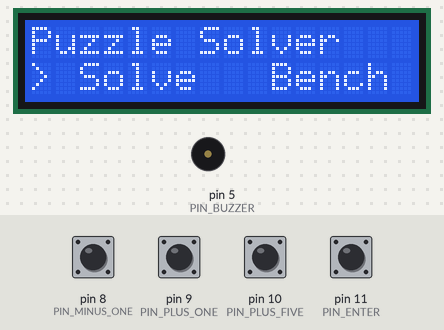
Bench run of a sketch on a simulated Arduino Uno, built with avr-gcc and run on an emulated ATmega328P. Shown: 16×2 character LCD, buzzer (waves = sounding). Inputs (shaded band) come from the test bench; at power-on: pin 8 (PIN_MINUS_ONE), pin 9 (PIN_PLUS_ONE), pin 10 (PIN_PLUS_FIVE), pin 11 (PIN_ENTER) HIGH.

Above: at 1.2 s.
1.3 s: pin 8 (PIN_MINUS_ONE) pulled LOW for 0.15 s
At 1.64 s:
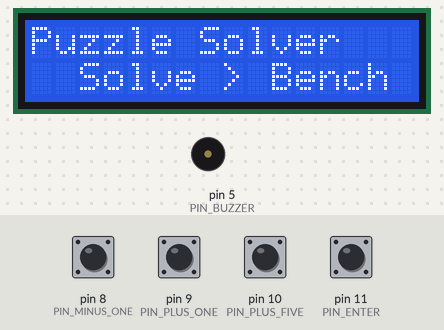
2.0 s: pin 11 (PIN_ENTER) pulled LOW for 0.15 s
At 2.6 s:
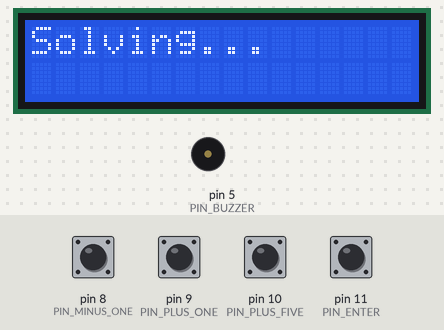
2.7 s: pin 8 (PIN_MINUS_ONE) pulled LOW for 1 s
At 3.9 s:
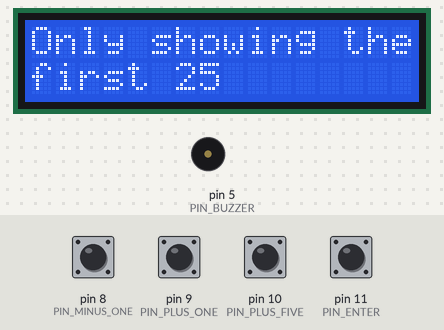
4.3 s: pin 11 (PIN_ENTER) pulled LOW for 1 s
At 5.9 s:
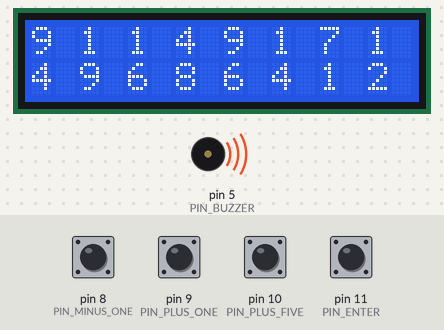
Timing chart, 0 to 6.9 s (numbered marks = the images above; inputs shaded):
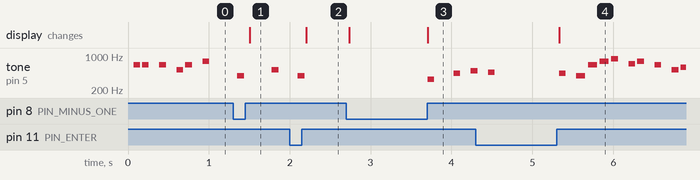

Measured:
- after the input at 1.3 s, the display: changes after 0.21 s (image 1)
- after the input at 2.0 s, the display: changes after 0.21 s (image 2)
- after the input at 2.7 s, the display: first differs from a run without the input after 1.0 s (image 3)
- after the input at 4.3 s, the display: changes after 1.0 s (image 4)
- by itself, tone on pin 5 (PIN_BUZZER): plays 466 Hz for 0.08 s, 440 Hz for 0.08 s, 392 Hz for 0.11 s, 659 Hz for 0.11 s, 784 Hz for 0.11 s, 880 Hz for 0.08 s … (11 notes in this stretch)

The sketch:

arduchallenger.ino
```cpp
/*
	 The circuit:
 * LCD RS pin to digital pin 2
 * LCD Enable pin to digital pin 3
 * LCD D4 pin to digital pin 4
 * LCD D5 pin to digital pin 12
 * LCD D6 pin to digital pin 6
 * LCD D7 pin to digital pin 7
 * LCD R/W pin to ground
 * LCD VSS pin to ground
 * LCD VCC pin to 5V
 *
 * 10K pot:
 * ends to +5V and ground
 * wiper to LCD VO pin (pin 3)
 *
 * button minus one pin 8
 * button plus one pin 9
 * button plus five pin 10
 * button enter pin 11
 *
 * buzzer pin 5
 */

#include <LiquidCrystal.h>
#include "solver.h"
#include "mario.h"

//#define OPT_SERIAL

const int rs = 2, en = 3, d4 = 4, d5 = 12, d6 = 6, d7 = 7;
LiquidCrystal lcd(rs, en, d4, d5, d6, d7);

const int MAX_SOL = 25;
Challenger solutions[MAX_SOL];

const byte PIN_MINUS_ONE = 8;
const byte PIN_PLUS_ONE = 9;
const byte PIN_PLUS_FIVE = 10;
const byte PIN_ENTER = 11;
const byte PIN_BUZZER = 5;

enum class Input_pin {
	MINUS_ONE,
	PLUS_ONE,
	PLUS_FIVE,
	ENTER
};

Challenger bench_puzzle;

void setup() {
	// set up the LCD's number of columns and rows:
	lcd.begin(16, 2);

#if defined(OPT_SERIAL)
	Serial.begin(115200);
#endif

	// setup buttons
	pinMode(PIN_MINUS_ONE, INPUT_PULLUP);
	pinMode(PIN_PLUS_ONE, INPUT_PULLUP);
	pinMode(PIN_PLUS_FIVE, INPUT_PULLUP);
	pinMode(PIN_ENTER, INPUT_PULLUP);
	pinMode(PIN_BUZZER, OUTPUT);

	// setup the benchmark puzzle
	bench_puzzle.square[0*4 + 0] = 9;
	bench_puzzle.square[1*4 + 1] = 9;
	bench_puzzle.square[2*4 + 2] = 7;
	bench_puzzle.square[3*4 + 3] = 2;

	bench_puzzle.side[0] = 15;
	bench_puzzle.side[1] = 27;
	bench_puzzle.side[2] = 18;
	bench_puzzle.side[3] = 13;

	bench_puzzle.bottom[0] = 28;
	bench_puzzle.bottom[1] = 15;
	bench_puzzle.bottom[2] = 15;
	bench_puzzle.bottom[3] = 15;

	bench_puzzle.top_corner = 17;
	bench_puzzle.bottom_corner = 27;
}

void play_mario() {

}

#if defined(OPT_SERIAL)
void print_challenger(const Challenger& c) {
	for (byte row = 0; row < 4; ++row) {
		for (byte col = 0; col < 4; ++col) {
			Serial.print(c.square[row*4 + col]);
			Serial.print(' ');
		}
		Serial.println();
	}
	Serial.println();
}
#endif

Input_pin get_next_input() {
	Input_pin ret_val;
	while (1) {

		update_mario(PIN_BUZZER);

		if (digitalRead(PIN_MINUS_ONE) == LOW) {
			ret_val = Input_pin::MINUS_ONE;
			break;
		}
		if (digitalRead(PIN_PLUS_ONE) == LOW) {
			ret_val = Input_pin::PLUS_ONE;
			break;
		}
		if (digitalRead(PIN_PLUS_FIVE) == LOW) {
			ret_val = Input_pin::PLUS_FIVE;
			break;
		}
		if (digitalRead(PIN_ENTER) == LOW) {
			ret_val = Input_pin::ENTER;
			break;
		}
	}
	// wait for debounce
	for (int i = 0; i < 200; ++i) {
		delay(1);
		update_mario(PIN_BUZZER);
	}
	while (digitalRead(PIN_MINUS_ONE) == LOW ||
	       digitalRead(PIN_PLUS_ONE) == LOW ||
	       digitalRead(PIN_PLUS_FIVE) == LOW ||
	       digitalRead(PIN_ENTER) == LOW) {}

	return ret_val;
}

void wait_for_enter(bool& skip) {
	while (true) {
		auto input = get_next_input();
		switch(input) {
			case Input_pin::ENTER:
				skip = false;
				return;
			case Input_pin::MINUS_ONE:
				skip = true;
				return;
			default:
				break;
		}
	}
}

void enter_values(
		byte* values,
		const String prompt,
		const byte max_value,
		bool single_value = false) {
	lcd.clear();
	lcd.setCursor(0,0);

	lcd.print(prompt);

	for (int col = 0; col < 4; ++col) {
		bool finished = false;
		while(!finished) {
			lcd.setCursor(col*3,1);
			lcd.print(values[col]);
			auto input = get_next_input();
			switch(input) {
				case Input_pin::MINUS_ONE:
					if (values[col] == 0) {
						values[col] = max_value+1;
					}
					--values[col];
					break;
				case Input_pin::PLUS_ONE:
					++values[col];
					if (values[col] > max_value) {
						values[col] = 0;
					}
					break;
				case Input_pin::PLUS_FIVE:
					values[col] += 5;
					if (values[col] > max_value) {
						values[col] = 0;
					}
					break;
				case Input_pin::ENTER:
					finished = true;
					break;
			}
		}
		if (single_value) {
			break;
		}
	}
}

void enter_puzzle(Challenger& c) {
	for (byte row = 0; row < 4; ++row) {
		enter_values(&c.square[row*4], String(F("Enter row ")) + (row+1) + ":", 9);
	}
	enter_values(&c.side[0], String(F("Enter side:")), 36);
	enter_values(&c.bottom[0], String(F("Enter bottom:")), 36);

	enter_values(&c.top_corner, String(F("Enter top corner")), 36, true);
	enter_values(&c.bottom_corner, String(F("Enter bot corner")), 36, true);

}

void solve_and_display_puzzle(Challenger& c) {
	lcd.clear();
	lcd.setCursor(0,0);
	lcd.print(F("Solving..."));

	int num_solutions = 0;
	const unsigned long begin = millis();
	while (c.solve()) {
#if defined(OPT_SERIAL)
		print_challenger(c);
#endif
		if (num_solutions < MAX_SOL) {
			solutions[num_solutions] = c;
		}
		++num_solutions;
	}
	const unsigned long end = millis();
	const unsigned long delta_t = end - begin;

	lcd.clear();
	lcd.setCursor(0, 0);
	lcd.print(String(F("Found ")) + num_solutions + F(" sol"));
	lcd.setCursor(0,1);
	lcd.print(String("In: ") + delta_t + " ms");
	bool unused;
	wait_for_enter(unused);

	if (num_solutions >= MAX_SOL) {
		lcd.clear();
		lcd.setCursor(0,0);
		lcd.print(F("Only showing the"));
		lcd.setCursor(0,1);
		lcd.print(String(F("first ")) + MAX_SOL);
		wait_for_enter(unused);
	}

	const int num_sol_to_display = (num_solutions < MAX_SOL) ? num_solutions : MAX_SOL;

	for (int sol = 0; sol < num_sol_to_display; ++sol) {
		lcd.clear();
		lcd.setCursor(0,0);
		for (int i = 0; i < 4; ++i) {
			lcd.print(solutions[sol].square[0*4 + i]);
			lcd.print(" ");
		}
		for (int i = 0; i < 4; ++i) {
			lcd.print(solutions[sol].square[2*4 + i]);
			lcd.print(" ");
		}
		lcd.setCursor(0,1);
		for (int i = 0; i < 4; ++i) {
			lcd.print(solutions[sol].square[1*4 + i]);
			lcd.print(" ");
		}
		for (int i = 0; i < 4; ++i) {
			lcd.print(solutions[sol].square[3*4 + i]);
			lcd.print(" ");
		}

		bool skip;
		wait_for_enter(skip);
		if (skip) {
			break;
		}
	}
}

enum class Solve_Choice {
	SOLVE,
	BENCH
};

void loop() {

	Solve_Choice solve_choice = Solve_Choice::SOLVE;
	bool done = false;
	while (!done) {
		lcd.clear();
		lcd.setCursor(0,0);
		lcd.print(F("Puzzle Solver"));
		lcd.setCursor(0,1);
		if (solve_choice == Solve_Choice::SOLVE) {
			lcd.print(F(">"));
		} else {
			lcd.print(F(" "));
		}
		lcd.print(F(" Solve "));
		if (solve_choice == Solve_Choice::BENCH) {
			lcd.print(F(">"));
		} else {
			lcd.print(F(" "));
		}
		lcd.print(F(" Bench "));

		auto input = get_next_input();
		switch (input) {
			case Input_pin::MINUS_ONE:
			case Input_pin::PLUS_ONE:
			case Input_pin::PLUS_FIVE:
				if (solve_choice == Solve_Choice::SOLVE) {
					solve_choice = Solve_Choice::BENCH;
				} else {
					solve_choice = Solve_Choice::SOLVE;
				}
				break;
			case Input_pin::ENTER:
				done = true;
				break;
		}
	}

	Challenger c;

	if (solve_choice == Solve_Choice::SOLVE) {
		enter_puzzle(c);
	} else {
		c = bench_puzzle;
	}
	solve_and_display_puzzle(c);
}
```

mario.h
```cpp
#ifndef MARIO_H
#define MARIO_H

#include "pitches.h"

// notes in the melody:
const int melody[] PROGMEM = {

// 1
	NOTE_E5, NOTE_E5, 0, NOTE_E5, 0, NOTE_C5, NOTE_E5, 0,
	NOTE_G5, 0, 0,  0, NOTE_G4, 0, 0, 0,
	NOTE_C5, 0, 0, NOTE_G4, 0, 0, NOTE_E4, 0,
	0, NOTE_A4, 0, NOTE_B4,	0, NOTE_AS4, NOTE_A4, 0,

// 5
	NOTE_G4, NOTE_E5, NOTE_G5, NOTE_A5, 0, NOTE_F5, NOTE_G5,
	0, NOTE_E5, 0,NOTE_C5, NOTE_D5, NOTE_B4, 0, 0,
	NOTE_C5, 0, 0, NOTE_G4,	0, 0, NOTE_E4, 0,
	0, NOTE_A4, 0, NOTE_B4,	0, NOTE_AS4, NOTE_A4, 0,

// 9
	NOTE_G4, NOTE_E5, NOTE_G5, NOTE_A5, 0, NOTE_F5, NOTE_G5,
	0, NOTE_E5, 0,NOTE_C5, NOTE_D5, NOTE_B4, 0, 0,
	0, 0, NOTE_G5, NOTE_FS5, NOTE_F5, NOTE_DS5, 0, NOTE_E5,
	0, NOTE_GS4, NOTE_A4, NOTE_C5, 0, NOTE_A4, NOTE_C5, NOTE_D5,

// 13
	0, 0, NOTE_G5, NOTE_FS5, NOTE_F5, NOTE_DS5, 0, NOTE_E5,
	0, NOTE_C6, 0 , NOTE_C6, NOTE_C6, 0, 0, 0,
	0, 0, NOTE_G5, NOTE_FS5, NOTE_F5, NOTE_DS5, 0, NOTE_E5,
	0, NOTE_GS4, NOTE_A4, NOTE_C5, 0, NOTE_A4, NOTE_C5, NOTE_D5,
	0, 0, NOTE_DS5, 0, 0, NOTE_D5, 0, 0,

// 18
	NOTE_C5, 0, 0, 0, 0, 0, 0, 0,
	0, 0, NOTE_G5, NOTE_FS5, NOTE_F5, NOTE_DS5, 0, NOTE_E5,
	0, NOTE_GS4, NOTE_A4, NOTE_C5, 0, NOTE_A4, NOTE_C5, NOTE_D5,
	0, 0, NOTE_G5, NOTE_FS5, NOTE_F5, NOTE_DS5, 0, NOTE_E5,
	0, NOTE_C6, 0 , NOTE_C6, NOTE_C6, 0, 0, 0,

// 23
	0, 0, NOTE_G5, NOTE_FS5, NOTE_F5, NOTE_DS5, 0, NOTE_E5,
	0, NOTE_GS4, NOTE_A4, NOTE_C5, 0, NOTE_A4, NOTE_C5, NOTE_D5,
	0, 0, NOTE_DS5, 0, 0, NOTE_D5, 0, 0,
	NOTE_C5, 0, 0, 0, 0, 0, 0, 0,
	NOTE_C5, NOTE_C5, 0, NOTE_C5, 0, NOTE_C5, NOTE_D5, 0,

// 28
	NOTE_E5, NOTE_C5, 0, NOTE_A4, NOTE_G4, 0, 0, 0,
	NOTE_C5, NOTE_C5, 0, NOTE_C5, 0, NOTE_C5, NOTE_D5, NOTE_E5,
	0, 0, 0, 0,
	NOTE_C5, NOTE_C5, 0, NOTE_C5, 0, NOTE_C5, NOTE_D5, 0,
	NOTE_E5, NOTE_C5, 0, NOTE_A4, NOTE_G4, 0, 0, 0,
	NOTE_E5, NOTE_E5, 0, NOTE_E5, 0, NOTE_C5, NOTE_E5, 0,

// 34
	NOTE_G5, 0, 0, 0, NOTE_G4, 0, 0, 0,
	NOTE_C5, 0, 0, NOTE_G4, 0, 0, NOTE_E4, 0,
	0, NOTE_A4, 0, NOTE_B4, 0, NOTE_AS3, NOTE_A4, 0,
	NOTE_G4, NOTE_E5, NOTE_G5, NOTE_A5, 0, NOTE_F5, NOTE_G5,
	0, NOTE_E5, 0,NOTE_C5, NOTE_D5, NOTE_B4, 0, 0,

// 39
	NOTE_C5, 0, 0, NOTE_G4, 0, 0, NOTE_E4, 0,
	0, NOTE_A4, 0, NOTE_B4, 0, NOTE_AS3, NOTE_A4, 0,
	NOTE_G4, NOTE_E5, NOTE_G5, NOTE_A5, 0, NOTE_F5, NOTE_G5,
	0, NOTE_E5, 0,NOTE_C5, NOTE_D5, NOTE_B4, 0, 0,

// 43
	NOTE_E5, NOTE_C5, 0, NOTE_G4, 0, 0, NOTE_GS4, 0,
	NOTE_A4, NOTE_F5, 0, NOTE_F5, NOTE_A4, 0, 0, 0,
	NOTE_B4, NOTE_A5, NOTE_A5, NOTE_A5, NOTE_G5, NOTE_F5,
	NOTE_E5, NOTE_C5, 0, NOTE_A4, NOTE_G4, 0, 0, 0,

};

// note durations: 4 = quarter note, 8 = eighth note, etc.:
const int noteDurations[] PROGMEM = {

// 1
	12, 12, 12, 12,	12, 12, 12, 12,
	12, 12, 12, 12,	12, 12, 12, 12,
	12, 12, 12, 12,	12, 12, 12, 12,
	12, 12, 12, 12,	12, 12, 12, 12,

// 5
	9, 9, 9, 12, 12, 12, 12,
	12, 12, 12, 12,	12, 12, 12, 12,
	12, 12, 12, 12,	12, 12, 12, 12,
	12, 12, 12, 12,	12, 12, 12, 12,

// 9
	9, 9, 9, 12, 12, 12, 12,
	12, 12, 12, 12,	12, 12, 12, 12,
	12, 12, 12, 12,	12, 12, 12, 12,
	12, 12, 12, 12,	12, 12, 12, 12,

// 13
	12, 12, 12, 12,	12, 12, 12, 12,
	12, 12, 12, 12,	12, 12, 12, 12,
	12, 12, 12, 12,	12, 12, 12, 12,
	12, 12, 12, 12,	12, 12, 12, 12,
	12, 12, 12, 12,	12, 12, 12, 12,

// 18
	12, 12, 12, 12,	12, 12, 12, 12,
	12, 12, 12, 12,	12, 12, 12, 12,
	12, 12, 12, 12,	12, 12, 12, 12,
	12, 12, 12, 12,	12, 12, 12, 12,
	12, 12, 12, 12,	12, 12, 12, 12,

// 23
	12, 12, 12, 12,	12, 12, 12, 12,
	12, 12, 12, 12,	12, 12, 12, 12,
	12, 12, 12, 12,	12, 12, 12, 12,
	12, 12, 12, 12,	12, 12, 12, 12,
	12, 12, 12, 12,	12, 12, 12, 12,

// 28
	12, 12, 12, 12,	12, 12, 12, 12,
	12, 12, 12, 12,	12, 12, 12, 12,
	6, 6, 6, 6,
	12, 12, 12, 12,	12, 12, 12, 12,
	12, 12, 12, 12,	12, 12, 12, 12,
	12, 12, 12, 12,	12, 12, 12, 12,

// 34
	12, 12, 12, 12,	12, 12, 12, 12,
	12, 12, 12, 12,	12, 12, 12, 12,
	12, 12, 12, 12,	12, 12, 12, 12,
	9, 9, 9, 12, 12, 12, 12,
	12, 12, 12, 12,	12, 12, 12, 12,

// 39
	12, 12, 12, 12,	12, 12, 12, 12,
	12, 12, 12, 12,	12, 12, 12, 12,
	9, 9, 9, 12, 12, 12, 12,
	12, 12, 12, 12,	12, 12, 12, 12,

// 43
	12, 12, 12, 12,	12, 12, 12, 12,
	12, 12, 12, 12,	12, 12, 12, 12,
	9, 9, 9, 9, 9, 9,
	12, 12, 12, 12,	12, 12, 12, 12,

};

static_assert(sizeof(melody) == sizeof(noteDurations), "Melody and note lengths should be equal");

const int number_of_notes = sizeof(melody)/sizeof(melody[0]);

void update_mario(int pin) {
	static int thisNote = 0;
	static unsigned long next_time = millis();

	unsigned long current_time = millis();

	// If we have not yet hit the designated time, do nothing
	if (current_time < next_time) {
		return;
	}

	static bool currently_playing = false;

	if (!currently_playing) {
		// to calculate the note duration, take one second divided by the note type.
		//e.g. quarter note = 1000 / 4, eighth note = 1000/8, etc.
		const int noteBeats = pgm_read_word_near(noteDurations + thisNote);
		const int notePitch = pgm_read_word_near(melody + thisNote);

		int noteDuration = 1000 / noteBeats;
		tone(pin, notePitch, noteDuration);

		next_time = current_time + noteDuration;

		currently_playing = true;
	} else {
		noTone(pin); // Probably not required? Docs say no effect if no tone is being played.

		// to calculate the note duration, take one second divided by the note type.
		//e.g. quarter note = 1000 / 4, eighth note = 1000/8, etc.
		const int noteBeats = pgm_read_word_near(noteDurations + thisNote);
		int noteDuration = 1000 / noteBeats;
		// to distinguish the notes, set a minimum time between them.
		// the note's duration + 30% seems to work well:
		int pauseBetweenNotes = noteDuration * 0.3;//1.30;

		next_time = current_time + pauseBetweenNotes;

		++thisNote;
		if (thisNote == number_of_notes) {
			thisNote = 0;
		}
		currently_playing = false;
	}
}

#endif // MARIO_H
```

pitches.h
```cpp
/*************************************************
 * Public Constants
 *************************************************/

#define NOTE_B0  31
#define NOTE_C1  33
#define NOTE_CS1 35
#define NOTE_D1  37
#define NOTE_DS1 39
#define NOTE_E1  41
#define NOTE_F1  44
#define NOTE_FS1 46
#define NOTE_G1  49
#define NOTE_GS1 52
#define NOTE_A1  55
#define NOTE_AS1 58
#define NOTE_B1  62
#define NOTE_C2  65
#define NOTE_CS2 69
#define NOTE_D2  73
#define NOTE_DS2 78
#define NOTE_E2  82
#define NOTE_F2  87
#define NOTE_FS2 93
#define NOTE_G2  98
#define NOTE_GS2 104
#define NOTE_A2  110
#define NOTE_AS2 117
#define NOTE_B2  123
#define NOTE_C3  131
#define NOTE_CS3 139
#define NOTE_D3  147
#define NOTE_DS3 156
#define NOTE_E3  165
#define NOTE_F3  175
#define NOTE_FS3 185
#define NOTE_G3  196
#define NOTE_GS3 208
#define NOTE_A3  220
#define NOTE_AS3 233
#define NOTE_B3  247
#define NOTE_C4  262
#define NOTE_CS4 277
#define NOTE_D4  294
#define NOTE_DS4 311
#define NOTE_E4  330
#define NOTE_F4  349
#define NOTE_FS4 370
#define NOTE_G4  392
#define NOTE_GS4 415
#define NOTE_A4  440
#define NOTE_AS4 466
#define NOTE_B4  494
#define NOTE_C5  523
#define NOTE_CS5 554
#define NOTE_D5  587
#define NOTE_DS5 622
#define NOTE_E5  659
#define NOTE_F5  698
#define NOTE_FS5 740
#define NOTE_G5  784
#define NOTE_GS5 831
#define NOTE_A5  880
#define NOTE_AS5 932
#define NOTE_B5  988
#define NOTE_C6  1047
#define NOTE_CS6 1109
#define NOTE_D6  1175
#define NOTE_DS6 1245
#define NOTE_E6  1319
#define NOTE_F6  1397
#define NOTE_FS6 1480
#define NOTE_G6  1568
#define NOTE_GS6 1661
#define NOTE_A6  1760
#define NOTE_AS6 1865
#define NOTE_B6  1976
#define NOTE_C7  2093
#define NOTE_CS7 2217
#define NOTE_D7  2349
#define NOTE_DS7 2489
#define NOTE_E7  2637
#define NOTE_F7  2794
#define NOTE_FS7 2960
#define NOTE_G7  3136
#define NOTE_GS7 3322
#define NOTE_A7  3520
#define NOTE_AS7 3729
#define NOTE_B7  3951
#define NOTE_C8  4186
#define NOTE_CS8 4435
#define NOTE_D8  4699
#define NOTE_DS8 4978
```

solver.cpp
```cpp
#include "solver.h"

//******
// checks if the current state is good
//******
bool Challenger::is_good() {

	// check all the rows
	// we check the last row first, since it's most likely to be wrong
	for (byte row = 0; row < 4; ++row) {
		byte sum = 0;
		for (byte col = 0; col < 4; ++col) {
			sum += square[row*4 + col];
		}
		if (sum != side[row]) {
			return false;
		}
	}

	// check all the cols
	for (byte col = 0; col < 4; ++col) {
		byte sum = 0;
		for (byte row = 0; row < 4; ++row) {
			sum += square[row*4 + col];
		}
		if (sum != bottom[col]) {
			return false;
		}
	}

	// check the two corners
	{
		byte sum = 0;
		for (byte row_col = 0; row_col < 4; ++row_col) {
			sum += square[row_col*4 + row_col];
		}
		if (sum != bottom_corner) {
			return false;
		}
	}
	{
		byte sum = 0;
		for (byte val = 0; val < 4; ++val) {
			sum += square[val*4 + (3-val)];
		}
		if (sum != top_corner) {
			return false;
		}
	}

	return true; // if nothing has failed yet
}

//******
// increments the first two non original values
//******
bool Challenger::increment_row(byte row) {
	byte* first = nullptr;
	byte* second = nullptr;
	for (byte i = 0; i < 4; ++i) {
		if (!is_orig[row*4 + i]) {
			if (first == nullptr) {
				first = &square[row*4 + i];
			} else {
				second = &square[row*4 + i];
				break;
			}
		}
	}
	if (*first == 9 && *second == 9) {
		*first = 1;
		*second = 1;
		return false;
	}
	if (*second == 9) {
		*second = 1;
		++(*first);
	} else {
		++(*second);
	}

	return true;
}

//******
// solves the puzzle
//******
bool Challenger::solve() {
	// whether this puzzle already has a solution and
	// we should be finding the next one
	bool has_solution = false;

	for (byte i = 0; i < (4*4); ++i) {
		if (is_orig[i]) {
			has_solution = true;
			break;
		}
	}

	if (has_solution) {
		// if there's already a solution, we need to increment once,
		// then find the next one
		increment_row(2);
	} else {
		// sets all the filled squares to be original
		for (byte i = 0; i < (4*4); ++i) {
			if (square[i] != 0) {
				is_orig[i] = true;
			}
		}

		// sets all non original squares to 1
		for (byte i = 0; i < (4*4); ++i) {
			if (!is_orig[i]) {
				square[i] = 1;
			}
		}
	}

	byte cur_row = 0;

	while (1) {
		byte last_col = 99;

		// get the last column to be solved
		if (is_orig[cur_row*4 + 3]) {
			last_col = 2;
		} else {
			last_col = 3;
		}

		// solve the last col if possible
		square[cur_row*4 + last_col] = 0;
		byte sum = 0;
		for (byte col = 0; col < 4; ++col) {
			sum += square[cur_row*4 + col];
		}
		if (sum+1 > side[cur_row] ||
				sum+9 < side[cur_row]) {
			// this is unsolvable so increment
			while (!increment_row(cur_row)) {
				if (cur_row == 0) {
					return false;
				}
				--cur_row;
			}
		} else {
			square[cur_row*4 + last_col] = side[cur_row] - sum;
			// if the current row is 2, only the final row remains,
			// which is immediately solvable
			if (cur_row == 2) {
				bool is_bad = false;
				for (byte col = 0; col < 4; ++col) {
					if (is_orig[3*4 + col]) {
						byte sum = 0;
						for (byte row = 0; row < 4; ++row) {
							sum += square[row*4 + col];
						}
						if (sum != bottom[col]) {
							is_bad = true;
						}
					} else {
						byte sum = 0;
						square[3*4 + col] = 0;
						for (byte row = 0; row < 4; ++row) {
							sum += square[row*4 + col];
						}
						if (sum+1 > bottom[col] ||
								sum+9 < bottom[col]) {
							is_bad = true;
							break;
						} else {
							square[3*4 + col] = bottom[col] - sum;
						}
					}
				}

				if (!is_bad && is_good()) {
					return true;
				} else { // else keep incrementing
					while (!increment_row(cur_row)) {
						if (cur_row == 0) {
							return false;
						}
						--cur_row;
					}
				}
			} else {
				++cur_row;
			}
		}
	}
}
```

Source omitted: solver.h (700 bytes)
